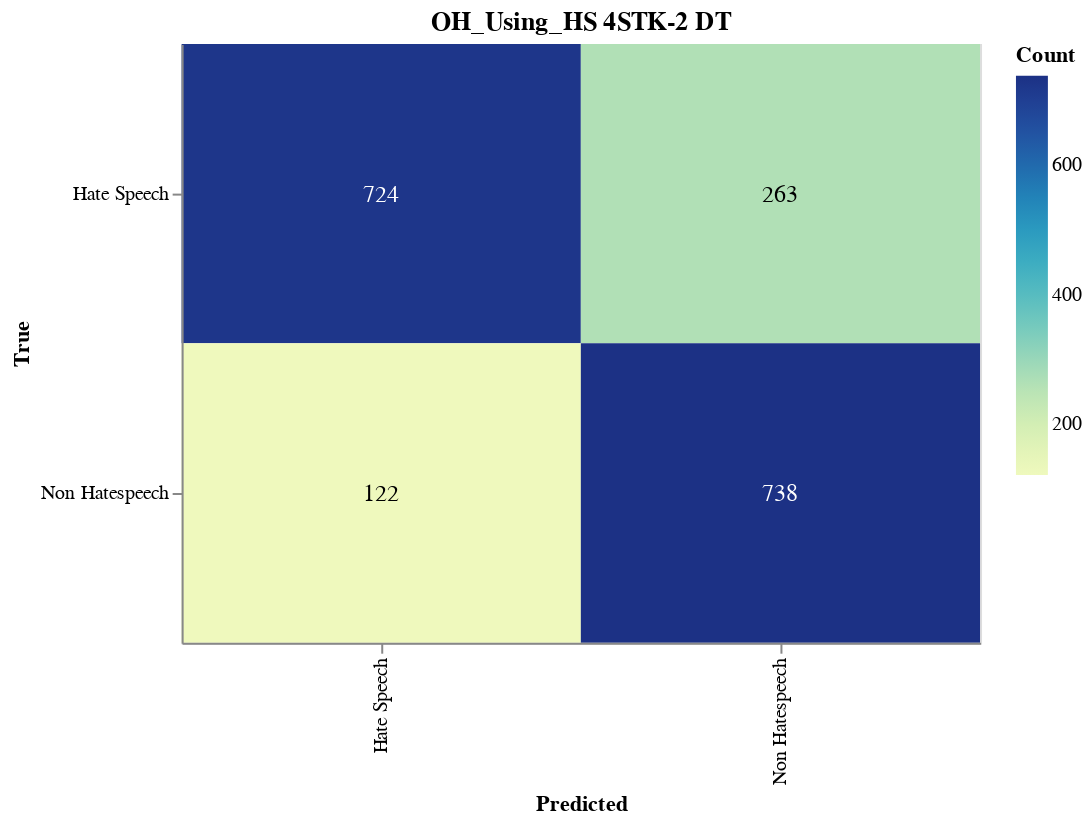

This figure's notebook cell:
### Markdown cell above
#### Save CM

### Code cell
import altair as alt
import altair_saver
import pandas as pd
from sklearn.metrics import confusion_matrix

# Calculate the confusion matrix
cm = confusion_matrix(y_val, adjusted_predictions)

# Define class names
class_names = ['Hate Speech', 'Non Hatespeech']

# Convert confusion matrix to DataFrame
cm_df = pd.DataFrame(cm, index=class_names, columns=class_names).reset_index().melt(id_vars='index')
cm_df.columns = ['True', 'Predicted', 'Count']

# Ensure the order of categories
cm_df['True'] = pd.Categorical(cm_df['True'], categories=class_names, ordered=True)
cm_df['Predicted'] = pd.Categorical(cm_df['Predicted'], categories=class_names, ordered=True)

# Create the Altair plot
heatmap = alt.Chart(cm_df).mark_rect().encode(
    x=alt.X('Predicted:O', sort=class_names),
    y=alt.Y('True:O', sort=class_names),
    color='Count:Q',
    tooltip=['True', 'Predicted', 'Count']
).properties(
    width=400,
    height=300,
    title='OH_Using_HS 4STK-2 DT'
)

# Add text labels
text = heatmap.mark_text(
    align='center',
    baseline='middle',
    fontSize=12
).encode(
    text='Count:Q',
    color=alt.condition(
        alt.datum.Count > cm.max() / 2,
        alt.value('white'),
        alt.value('black')
    )
)

# Combine heatmap and text
final_chart = heatmap + text

# Display the plot
final_chart.show()

### Figure 1 — Vega-Lite specification as saved in the notebook (floating-point values rounded to 4 significant figures)
{"config": {"view": {"continuousWidth": 300, "continuousHeight": 300}}, "layer": [{"mark": {"type": "rect"}, "encoding": {"color": {"field": "Count", "type": "quantitative"}, "tooltip": [{"field": "True", "type": "ordinal"}, {"field": "Predicted", "type": "ordinal"}, {"field": "Count", "type": "quantitative"}], "x": {"field": "Predicted", "sort": ["Hate Speech", "Non Hatespeech"], "type": "ordinal"}, "y": {"field": "True", "sort": ["Hate Speech", "Non Hatespeech"], "type": "ordinal"}}, "title": "OH_Using_HS 4STK-2 DT"}, {"mark": {"type": "text", "align": "center", "baseline": "middle", "fontSize": 12}, "encoding": {"color": {"condition": {"test": "(datum.Count > 369.0)", "value": "white"}, "value": "black"}, "text": {"field": "Count", "type": "quantitative"}, "tooltip": [{"field": "True", "type": "ordinal"}, {"field": "Predicted", "type": "ordinal"}, {"field": "Count", "type": "quantitative"}], "x": {"field": "Predicted", "sort": ["Hate Speech", "Non Hatespeech"], "type": "ordinal"}, "y": {"field": "True", "sort": ["Hate Speech", "Non Hatespeech"], "type": "ordinal"}}, "title": "OH_Using_HS 4STK-2 DT"}], "data": {"name": "data-affc287ad395962d3750246cdc289f17"}, "height": 300, "width": 400, "$schema": "https://vega.github.io/schema/vega-lite/v5.17.0.json", "datasets": {"data-affc287ad395962d3750246cdc289f17": [{"True": "Hate Speech", "Predicted": "Hate Speech", "Count": 724}, {"True": "Non Hatespeech", "Predicted": "Hate Speech", "Count": 122}, {"True": "Hate Speech", "Predicted": "Non Hatespeech", "Count": 263}, {"True": "Non Hatespeech", "Predicted": "Non Hatespeech", "Count": 738}]}}
